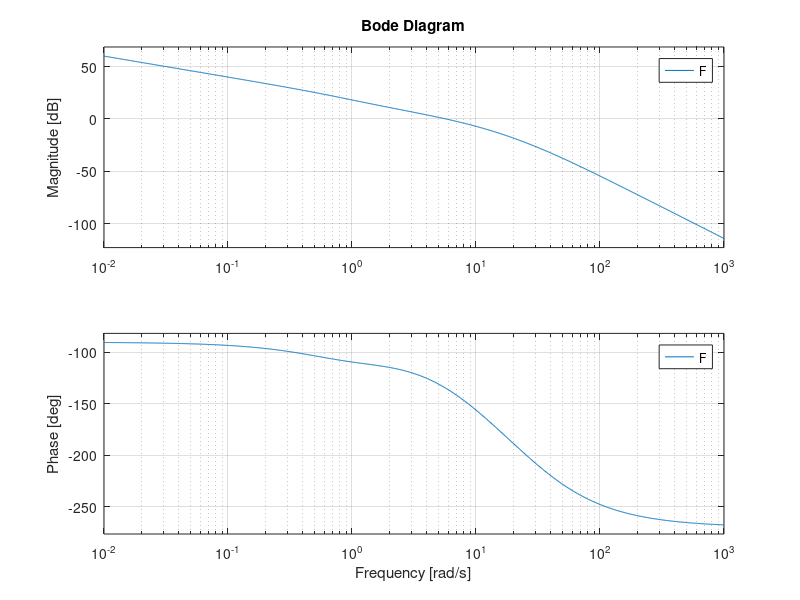

MATLAB code for this plot:
a = [2000, 2400];
b = [1, 40.8, 332, 240, 0];

G = tf(a,b);
Gc = tf([.173, 1], [.1754, 1]);

F = Gc * G;

bode(F);
[Gm, Pm, Wcg, Wcp] = margin(F);